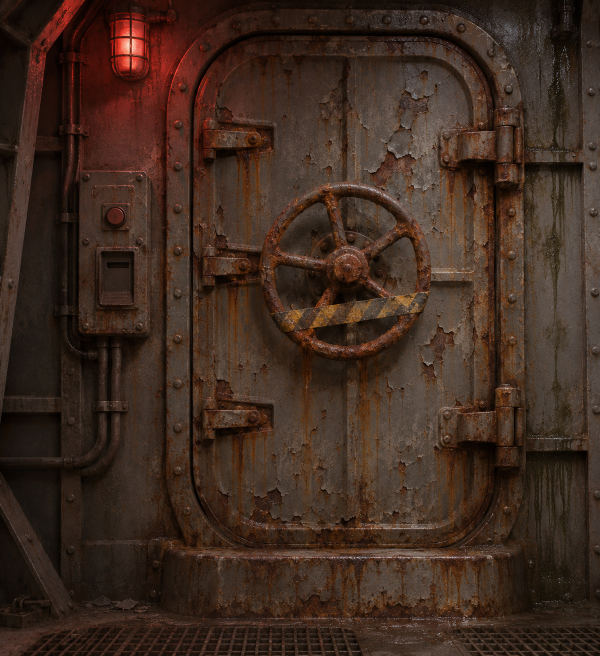
#> input picture docs/art/corridors/hatch-concept-rusted.png, 1199 x 1312 px (shown at 1/2 size)
$ python -i run.py   (imports and definitions only)
#> lines starting #> are read from the running program, lines starting #| are printed output that depends on the picture
#> further down, picture is the input picture: shape (1312, 1199, 3); mean B, G, R 32.2, 43.1, 63.1
from __future__ import annotations

import json
import os
from pathlib import Path
import shlex
import subprocess
import sys
import time

import numpy as np
from PIL import Image, ImageDraw, ImageFont
from scipy.ndimage import gaussian_filter, map_coordinates
from scipy.optimize import least_squares

ROOT = Path(__file__).resolve().parent
PORT = Path('/Volumes/XS1000/acoliver/projects/3dlocal/hunyuan3d')
PY = str(PORT / '.venv/bin/python')
BLENDER = '/Volumes/XS1000/acoliver/projects/threedee/branch-1/.tools/Blender-4.5.11.app/Contents/MacOS/Blender'
SOURCE = ROOT.parents[2] / 'docs/art/corridors/hatch-concept-rusted.png'
CROP = (345, 40, 1075, 1120)
SEEDS = range(430, 436)
ENV_OVERRIDES = {
    'HF_HOME': str(ROOT / 'cache/huggingface'),
    'HF_HUB_OFFLINE': '1',
    'PYTHONDONTWRITEBYTECODE': '1',
    'PYTHONUNBUFFERED': '1',
    'NUMBA_CACHE_DIR': str(ROOT / 'cache/numba'),
    'MPLCONFIGDIR': str(ROOT / 'cache/matplotlib'),
    'TMPDIR': str(ROOT / 'cache/tmp'),
    'XDG_CACHE_HOME': str(ROOT / 'cache/xdg'),
    'HOME': str(ROOT / 'cache/home'),
    'BLENDER_USER_CONFIG': str(ROOT / 'cache/blender/config'),
    'BLENDER_USER_SCRIPTS': str(ROOT / 'cache/blender/scripts'),
    'BLENDER_USER_DATAFILES': str(ROOT / 'cache/blender/datafiles'),
}
ENV = dict(os.environ, **ENV_OVERRIDES)


def note(text):
    with (ROOT / 'recipe.md').open('a') as stream:
        stream.write(text + '\n\n')


def setup():
    for directory in ['inputs', 'meshes', 'renders', 'logs', *[str(Path(v).relative_to(ROOT)) for k, v in ENV_OVERRIDES.items() if str(v).startswith(str(ROOT))]]:
        (ROOT / directory).mkdir(parents=True, exist_ok=True)


# [14 lines left out: function command, not called in this run]


def trace_hinges(source):
    from scipy.ndimage import median_filter
    smooth = gaussian_filter(np.asarray(source, dtype=float).mean(axis=2), 1.4)
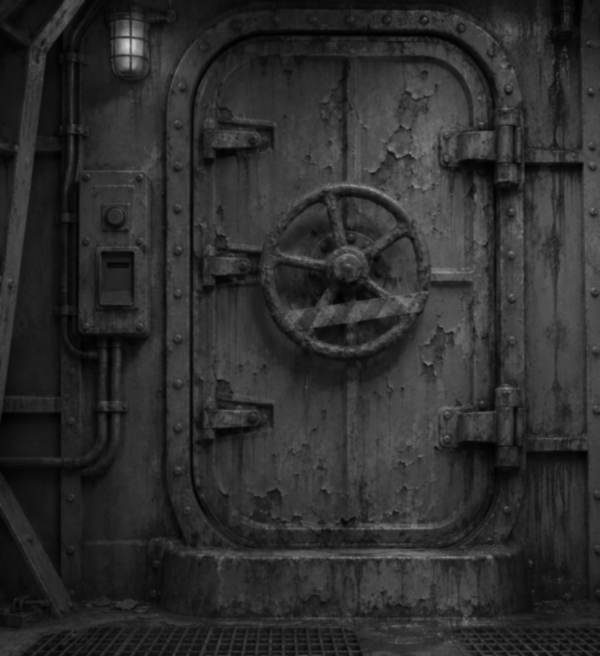
#> smooth: shape (1312, 1199) float64 (shown at 1/2 size); min 0.699, max 218.3, mean 46.1
    gy, gx = np.gradient(smooth)
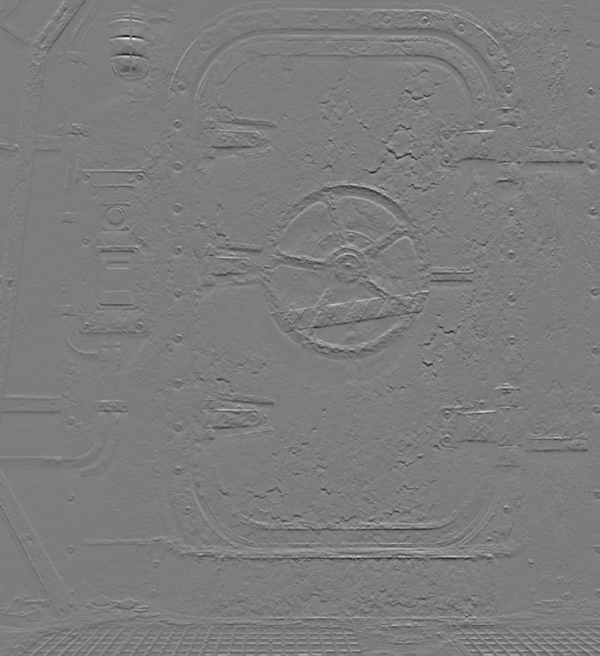
#> gy: shape (1312, 1199) float64 (shown at 1/2 size); min -32.56, max 33.96, mean 0; drawn with min black and max white
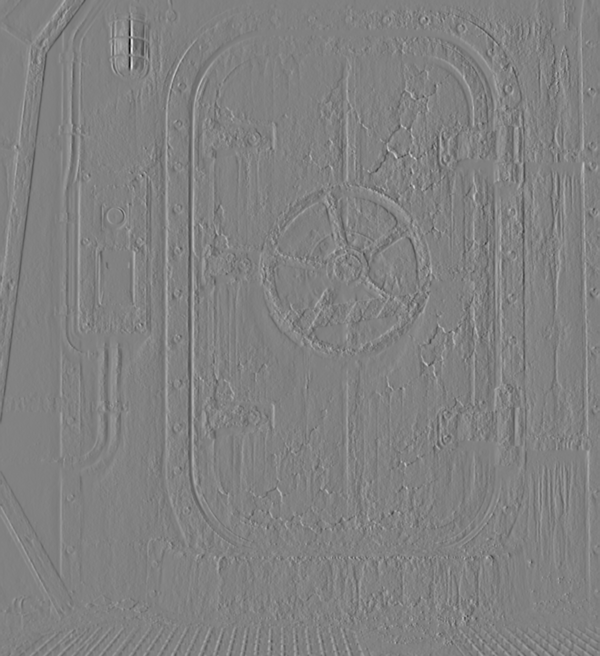
#> gx: shape (1312, 1199) float64 (shown at 1/2 size); min -34.71, max 33.85, mean 0; drawn with min black and max white
    polygons, traces = [], []
    # Search windows come from the supplied hardware locations; vertices come from source gradients.
    for name, top_window, bottom_window, right_window in [
        ('upper', (210, 237), (318, 336), (1038, 1051)),
        ('lower', (766, 791), (880, 901), (1038, 1055)),
    ]:
        x0 = 982  # Overlap the fitted leaf so the union has no seam gap.
        top0 = int(np.argmax(np.abs(gy[top_window[0]:top_window[1], 995:1045]).mean(axis=1)) + top_window[0])
        bottom0 = int(np.argmax(np.abs(gy[bottom_window[0]:bottom_window[1], 995:1045]).mean(axis=1)) + bottom_window[0])
        ys = np.arange(top0, bottom0 + 1, 4)
        ys = np.unique(np.r_[ys, bottom0])
        rx = right_window[0] + np.argmin(gx[ys, right_window[0]:right_window[1]], axis=1)
        rx = median_filter(rx, size=3, mode='nearest')
        xr = int(np.median(rx))
        xs = np.unique(np.r_[np.arange(x0, xr + 1, 4), xr])
        ty = top_window[0] + np.argmax(np.abs(gy[top_window[0]:top_window[1], xs]), axis=0)
        by = bottom_window[0] + np.argmax(np.abs(gy[bottom_window[0]:bottom_window[1], xs]), axis=0)
        ty = median_filter(ty, size=3, mode='nearest')
        by = median_filter(by, size=3, mode='nearest')
        # End the column traces before the barrel edge; join using its row trace.
        top_points = [[int(x), int(y)] for x, y in zip(xs, ty) if x < min(rx)]
        bottom_points = [[int(x), int(y)] for x, y in zip(xs, by) if x < min(rx)]
        polygon = top_points + [[int(x), int(y)] for x, y in zip(rx, ys)] + bottom_points[::-1]
        polygons.append(polygon)
        traces.append(dict(name=name, top_search_y=top_window, bottom_search_y=bottom_window,
                           right_search_x=right_window, initial_top_y=top0, initial_bottom_y=bottom0,
                           polygon_source_xy=polygon))
#> this loop made 2 passes
#> (top0, bottom0, xr) on passes 1 to 2: (219, 324, 1041), (774, 890, 1050)
#> after the loop, polygons = 2 items; traces = 2 items
    return polygons, traces


# [137 lines left out: functions prepare, measure, tile, sheets, generate, finish, not called in this run]


# [9 lines not run here, left out]

>>> import cv2
>>> picture = cv2.imread('../../../../../../docs/art/corridors/hatch-concept-rusted.png')
>>> result = trace_hinges(picture)

$ run again, on docs/art/corridors/connector-concept-lifts.png
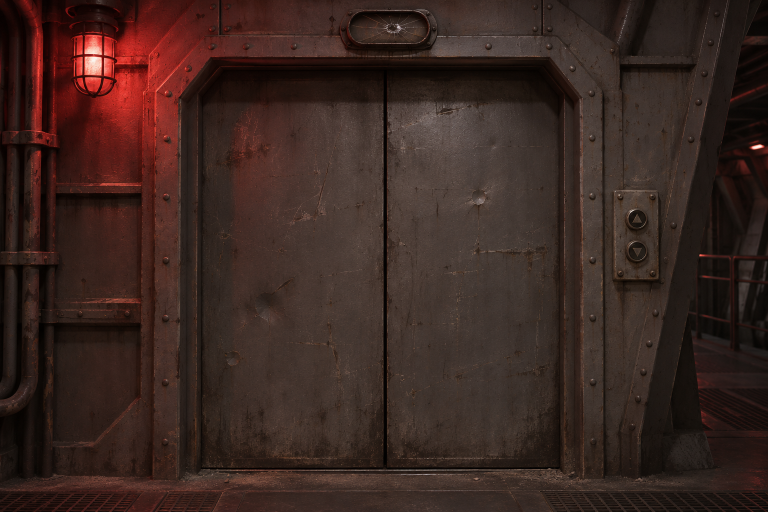
#> input picture docs/art/corridors/connector-concept-lifts.png, 1536 x 1024 px (shown at 1/2 size)
#> picture is the input picture: shape (1024, 1536, 3); mean B, G, R 32.7, 38.3, 57.9
#> in trace_hinges, `smooth = gaussian_filter(np.asarray(source, dtype=float).mean(axis=2),..`:
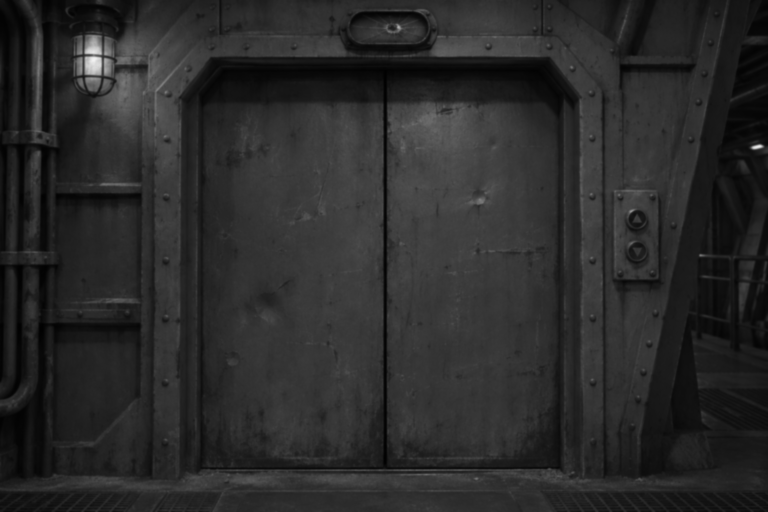
#> smooth: shape (1024, 1536) float64 (shown at 1/2 size); min 0.744, max 242.8, mean 43
#> in trace_hinges, `gy, gx = np.gradient(smooth)`:
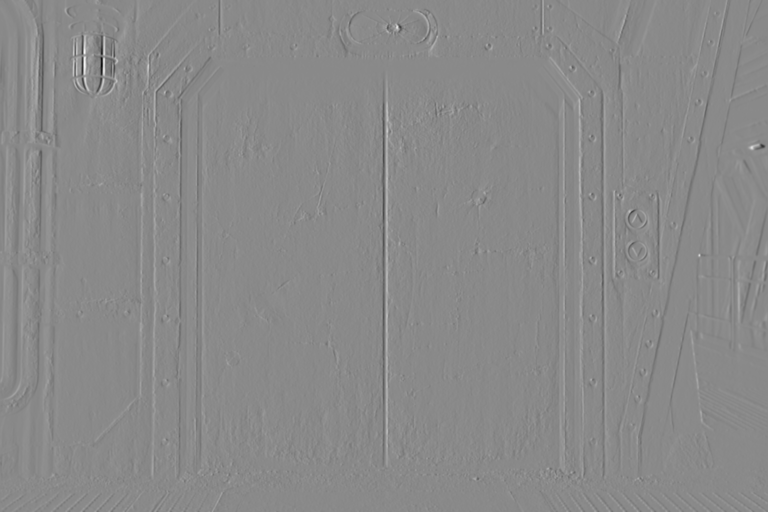
#> gx: shape (1024, 1536) float64 (shown at 1/2 size); min -42.4, max 36.14, mean 0; drawn with min black and max white
#> the loop in trace_hinges, `for name, top_window, bottom_window, right_window in [ ('upper', (210,..` made 2 passes
#> (top0, bottom0, xr) on passes 1 to 2: (210, 326, 1043), (788, 899, 1052)
#> after the loop in trace_hinges, `for name, top_window, bottom_window, right_window in [`: polygons = 2 items

$ run again, on docs/art/corridors/connector-concept-overview.png
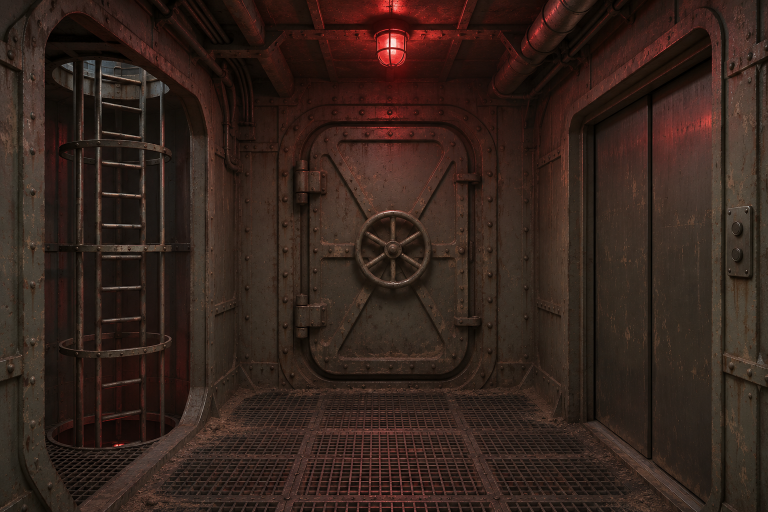
#> input picture docs/art/corridors/connector-concept-overview.png, 1536 x 1024 px (shown at 1/2 size)
#> picture is the input picture: shape (1024, 1536, 3); mean B, G, R 27.9, 35, 51.6
#> in trace_hinges, `smooth = gaussian_filter(np.asarray(source, dtype=float).mean(axis=2),..`:
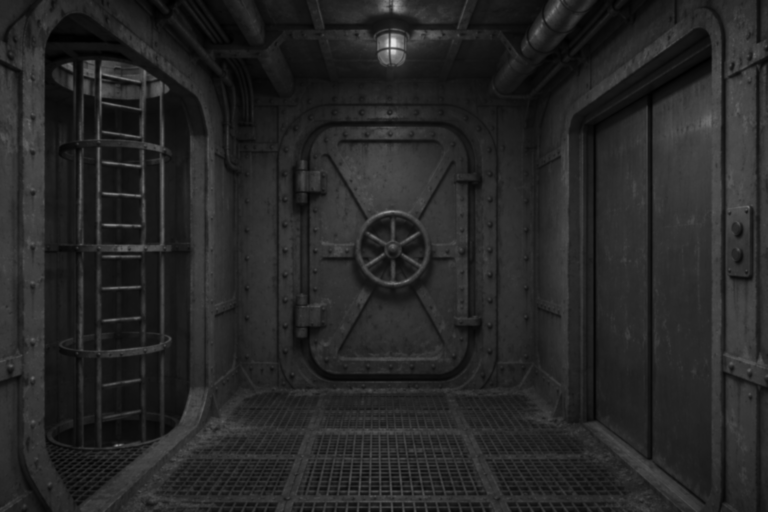
#> smooth: shape (1024, 1536) float64 (shown at 1/2 size); min 0.29, max 229.7, mean 38.2
#> in trace_hinges, `gy, gx = np.gradient(smooth)`:
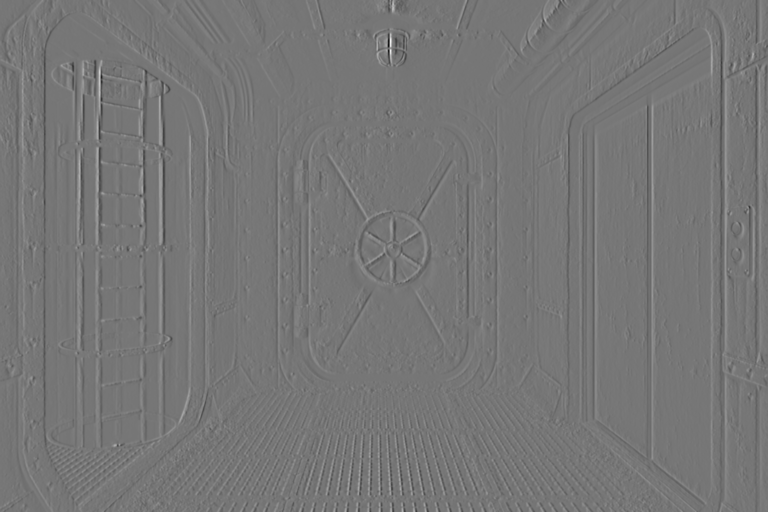
#> gx: shape (1024, 1536) float64 (shown at 1/2 size); min -38.49, max 44.25, mean 0; drawn with min black and max white
#> the loop in trace_hinges, `for name, top_window, bottom_window, right_window in [ ('upper', (210,..` made 2 passes
#> (top0, bottom0, xr) on passes 1 to 2: (210, 323, 1046), (790, 892, 1045)
#> after the loop in trace_hinges, `for name, top_window, bottom_window, right_window in [`: polygons = 2 items
